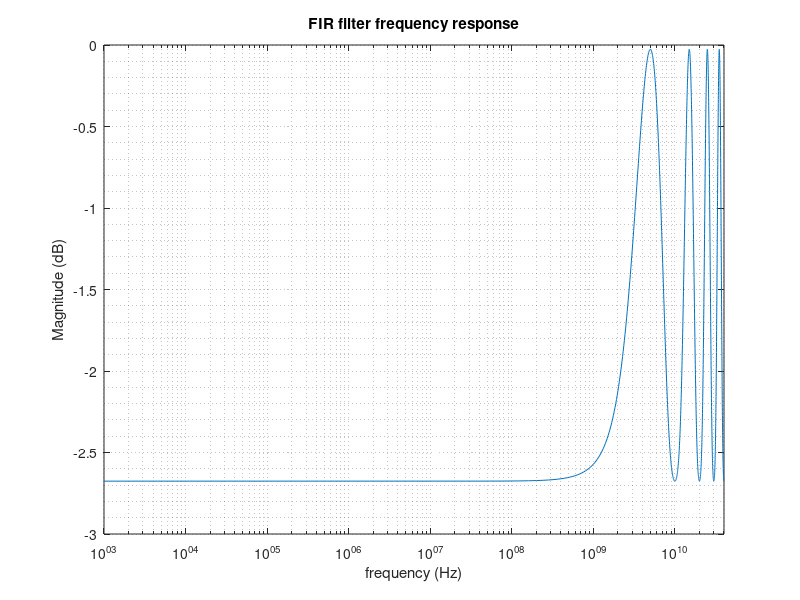

This figure's MATLAB source:
format long e

bits = [-5.75322e-005; 0.0107608; 0.243918; 0.0266799; -0.00341971; 0.00139177; -0.000688081];
y = [0; 0; 1; 0; 0; 0; 0];

A = zeros(13,7);

for i=1:7
    A(i:(i+6),i) = bits;
end

A=A';
c = A\y;
c = c./(sum(abs(c)))


f = linspace(1e3,40e9, 1e3);
C_f = zeros(1,length(f));
Tb = 0.1e-9;

for i=3:9
    n = i-5;
    C_f = C_f + c(i)*exp(-1i*2*pi*f*Tb*n);
end

semilogx(f, 20*log10(abs(C_f)))
hold on
grid minor
title('FIR filter frequency response')
xlabel('frequency (Hz)')
ylabel('Magnitude (dB)')
xlim([1e3, 40e9])